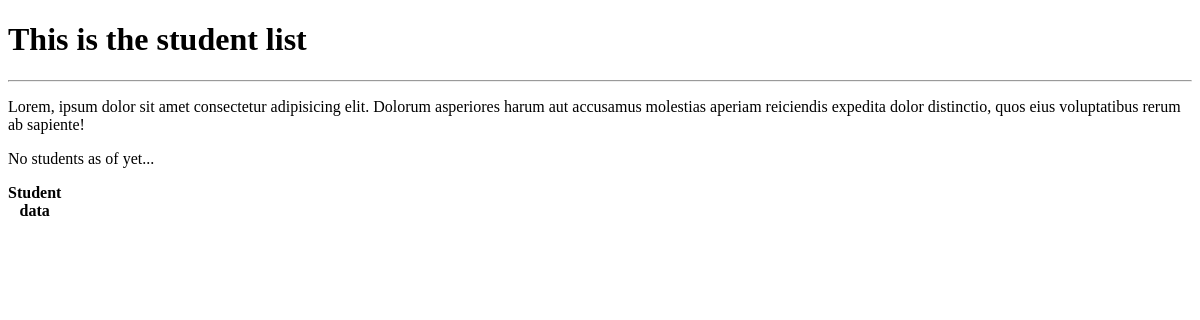
/portfolio/, run on an earlier commit of the app's database.
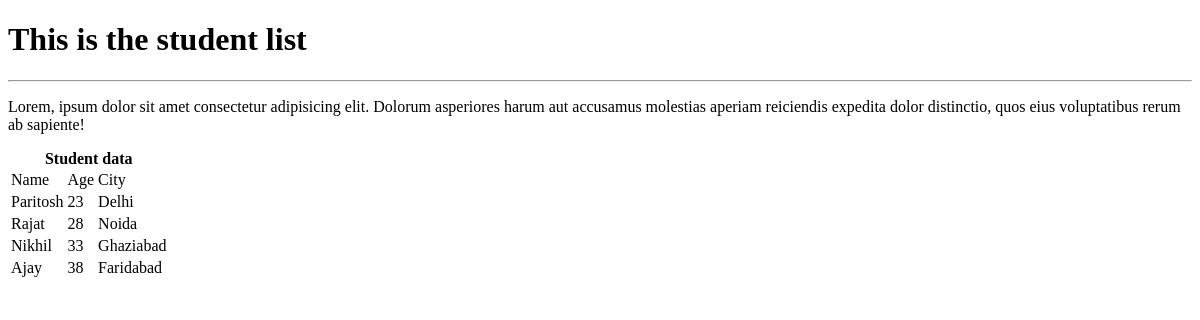
And on a later commit of the database.
### portfolio/models.py (models this page shows, shortened)
class Student(models.Model):
    name = models.CharField(max_length=100)
    age = models.IntegerField()
    city = models.CharField(max_length=50)

### portfolio/views.py (the view)
# urls.py: path('', views.student_list, name='student_list')
def student_list(request):
    students = models.Student.objects.all()
    return render(request, 'portfolio/student_list.html', {'students': students})

### portfolio/templates/portfolio/student_list.html (shortened to what this page needs)
<!DOCTYPE html>
<html lang="en">
<head>
</head>
<body>
    <h1>This is the student list</h1>
    <hr>
    <p>Lorem, ipsum dolor sit amet consectetur adipisicing elit. Dolorum asperiores harum aut accusamus molestias aperiam reiciendis expedita dolor distinctio, quos eius voluptatibus rerum ab sapiente!</p>
    <table>
        <caption>
            <strong>Student data</strong>
        </caption>
        {% if students %}
        <thead>
            <td>Name</td>
            <td>Age</td>
            <td>City</td>
        </thead>
        <tbody>
            {% for student in students %}
            <tr>
                <td>{{ student.name }}</td>
                <td>{{ student.age }}</td>
                <td>{{ student.city }}</td>
            </tr>
            {% endfor %}
        </tbody>
        {% else %}
        <p>No students as of yet...</p>
        {% endif %}
    </table>
</body>
</html>

What changed in the data, as far as the page shows it:
added Student: name "Paritosh", age "23", city "Delhi"
added Student: name "Rajat", age "28", city "Noida"
added Student: name "Nikhil", age "33", city "Ghaziabad"
added Student: name "Ajay", age "38", city "Faridabad"
Also different on the page:
text no longer shown: "No students as of yet..."
text now shown: "Name Age City"
